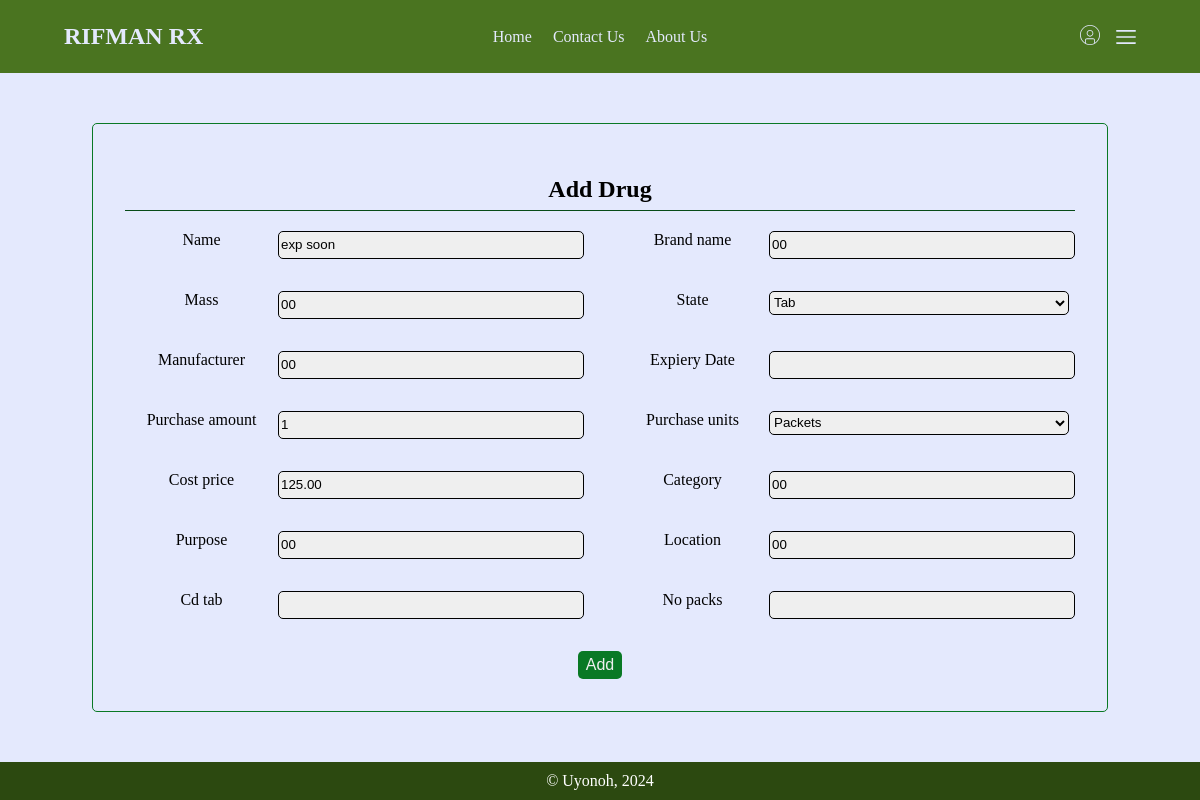
The app's page /drugs/restock/4, older data.
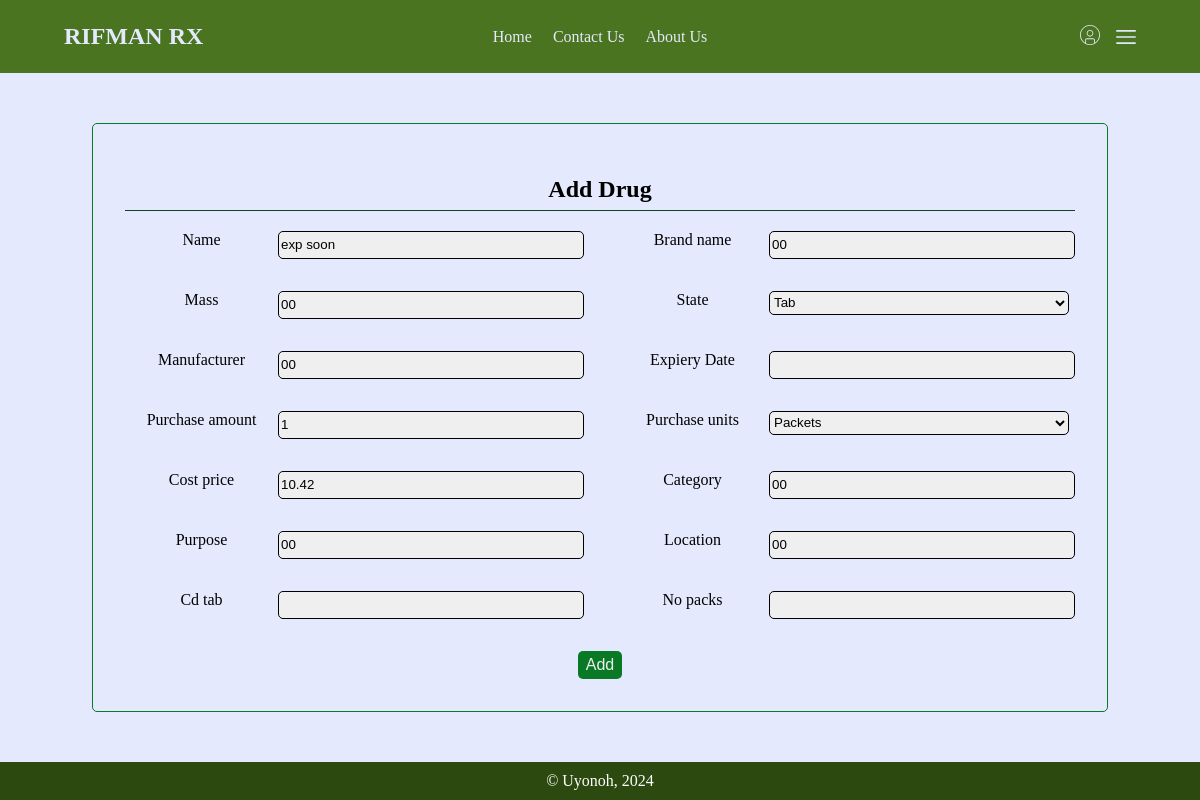
The same page, newer data.
### drugs/models.py (models this page shows, shortened)
class Drug(models.Model):
    name = models.CharField(max_length=30)
    brand_name = models.CharField(max_length=30)
    mass = models.CharField(max_length=10)
    state = models.CharField(max_length=10, choices=state_choices, default="Tablet")
    manufacturer = models.CharField(max_length=30)
    exp_date = models.DateField("Expiery Date")
    stock_amount = models.IntegerField(null=True)
    purchase_amount = models.IntegerField()
    purchase_units = models.CharField(max_length=30, choices=unit_choices, default="Unit")
    price = models.DecimalField(max_digits=10, decimal_places=2)
    cost_price = models.DecimalField(max_digits=10, decimal_places=2)
    category = models.CharField(max_length=30)
    purpose = models.CharField(max_length=30)
    location = models.CharField(max_length=30)
    day_added = models.DateField(null=False, default=str(tz.now().date()))
    @property
    def Tablet(self) -> models.Model:
        """ Gets the tablet assossiated with the drug

        There should only be one"""
        if self.state == "Tab":
            return self.tablet_set.all()[0]
        return False

### drugs/views.py (the view)
# urls.py: path("restock/<int:pk>", restock, name="restock"),
def restock(request, pk):
    queryset = Drug.objects.filter(pk=pk)
    form = DrugForm()
    form.populate(queryset)
    return render(request, "drugs/add-drug.html", {"form": form})

### drugs/forms.py
class DrugForm(forms.ModelForm):
    def __init__(self,*args, **kwargs) -> None:
        super().__init__(*args, **kwargs)
        for visible_field in self.visible_fields():
            visible_field.field.widget.attrs["class"] = "field"
        self.fields["cd_tab"].widget.attrs["class"] += " tab"
        self.fields["no_packs"].widget.attrs["class"] += " tab"
        self.fields["no_bottles"].widget.attrs["class"] += " sus"
        self.fields["no_viles"].widget.attrs["class"] += " inj"
    def populate(self, drug_set: models.QuerySet) -> forms.ModelForm:
        drug_dict = drug_set.values()[0]
        for field, value in drug_dict.items():
            if not field in self.Meta.exclude and field != "exp_date":
                self.fields[field].initial = value
    cd_tab = forms.CharField(max_length=30, required=False)
    no_packs = forms.IntegerField(required=False)
    no_bottles = forms.IntegerField(required=False)
    no_viles = forms.IntegerField(required=False)
    class Meta:
        model = Drug
        exclude = ["id", "stock_amount", "price", "day_added", "oos"]

### drugs/templates/drugs/add-drug.html (shortened to what this page needs)
{% extends "main/base.html" %}
{% load static %}
{% block styles %}
    <link rel="stylesheet" href="{% static 'main/css/forms.css' %}">
{% endblock %}
{% block content %}
<section class="container flex-c text-center">
    <form class="add" action="{% url 'drugs:add' %}" method="post">
        <h1>Add Drug</h1>
        <div class="form-holder grid-2 django-form">
            {% for field in form %}
            <div class="{{field.field.widget.attrs.class}}">
                <label for="{{field.auto_id}}"> {{field.label}} </label>
                {{field}}
            </div>
            {% endfor %}
        </div>
        <button class="round pointer" type="submit">Add</button>
    </form>
</section>
{% endblock %}

Row changes from the older to the newer data that the page shows:
changed Drug "exp soon": cost_price "125.00" → "10.42"
